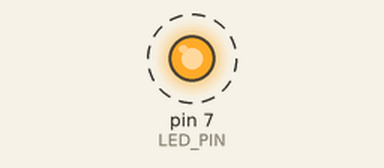
A sketch run on a simulated Arduino Uno, built with avr-gcc and run on an emulated ATmega328P. Shown: output pins drawn as LEDs (lit = HIGH). Dashed ring = blinking. What the sketch prints to the serial monitor is not drawn.

Above: at 0.5 s.
Timing chart, 0 to 4.6 s (numbered marks = the images above):
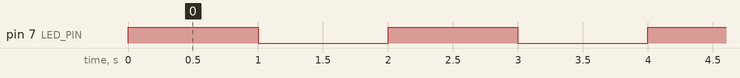

Measured:
- by itself, pin 7 (LED_PIN): alternates HIGH for 1.0 s and LOW for 1.0 s

The sketch:

test.ino
```cpp
#define LED_PIN	7
int cnt = 0;
// the setup function runs once when you press reset or power the board
void setup() {
  // initialize digital pin LED_BUILTIN as an output.
  pinMode(LED_PIN, OUTPUT);
  Serial.begin(9600);
  Serial.println("start");
  cnt = 0;
}

// the loop function runs over and over again forever
void loop() {
  digitalWrite(LED_PIN, HIGH);  // turn the LED on (HIGH is the voltage level)
  delay(1000);                      // wait for a second
  digitalWrite(LED_PIN, LOW);   // turn the LED off by making the voltage LOW
  delay(1000);                      // wait for a second
  Serial.println(cnt);
  cnt+=1;
}
```
